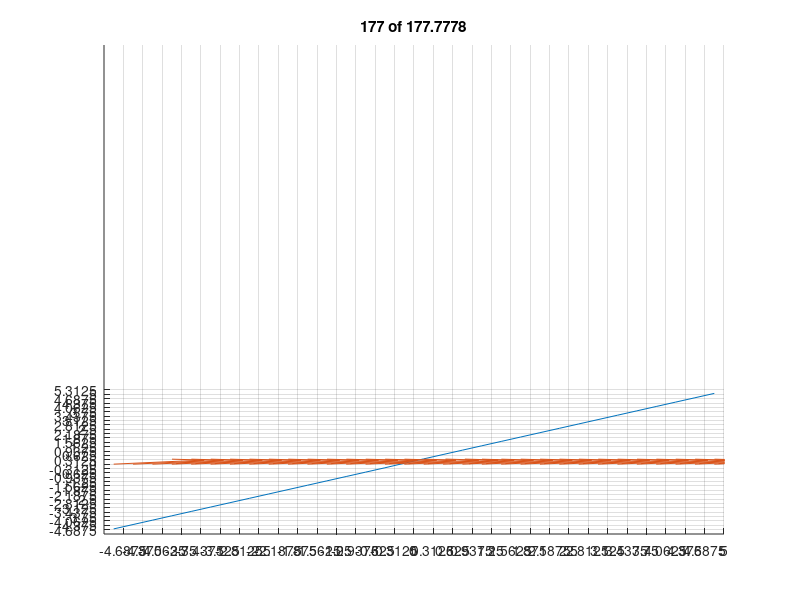

Write MATLAB code to recreate this figure.
N = 32;
seconds = 50;

x = linspace(-5, 5, N + 1);
dx = x(2) - x(1);

X = x;
X = (X(1:end - 1) + X(2:end)) / 2;
phi = (X - 0.4 * dx) .* (X + 6) / 2 + 1;
% phi = (sqrt(X.^2 + Y.^2) - 4);

phi0 = phi;

eps = dx;
dt = 0.9 * dx;
T = seconds / dt;

Interface = zeros(N, N);
interfaceL = [phi(1:end - 1) .* phi(2:end) 1];
interfaceR = [1 phi(2:end) .* phi(1:end - 1)];
Interface = (interfaceL <= 0) | (interfaceR <= 0) ;

S = phi0 ./ (phi0.^2 + eps^2);
Sbool = S;
Sbool(phi < 0) = -1;
Sbool(phi > 0) = 1;
Sbool(phi == 0) = 0;
S = Sbool;

centralDiffX = [0 (phi(3:end) - phi(1:end - 2)) 0];
D = dx * 2 * phi0 ./ abs(centralDiffX);

for t = 0:T
    clf;
    hold on;
    plot(X, phi);
    % axis equal;
    axis([-5 5 -5 30])
    set(gca, 'xtick', -5 + dx:dx:5 + dx);
    set(gca, 'ytick', -5 + dx:dx:5 + dx);
    grid on;

    % view(az, el);
    % surf(X, Y, phi);
    % axis([-5 5 -5 5 -5 5]);

    title([num2str(t) ' of ' num2str(T)])

    gradxdown = -fliplr(diff(fliplr(phi), 1, 2)) / dx;
    gradxup = diff(phi, 1, 2) / dx;

    a = [0 gradxdown];
    b = [gradxup 0];

    positive = max(abs(max(0 * a, a)), abs(min(0 * b, b))) - 1;
    negative = max(abs(min(0 * a, a)), abs(max(0 * b, b))) - 1;

    G = zeros(1, N);
    G(find(phi0 > 0)) = positive(find(phi0 > 0));
    G(find(phi0 < 0)) = negative(find(phi0 < 0));
    G(find(phi0 == 0)) = 0;

    phiNotInterface = phi - dt * S .* G;
    phiInterface = phi - dt / dx * (S .* abs(phi) - D);

    phi(Interface) = phiInterface(Interface);
    phi(~Interface) = phiNotInterface(~Interface);

    aa = max(0 * a, a);
    bb = min(0 * b, b);
    gradxp = max(aa, abs(bb));
    gradxp(gradxp == abs(bb)) = gradxp(gradxp == abs(bb)) .* sign(bb(gradxp == abs(bb)));

    aa = min(0 * a, a);
    bb = max(0 * b, b);
    gradxn = max(abs(a), b);
    gradxn(gradxn == abs(aa)) = gradxn(gradxn == abs(aa)) .* sign(aa(gradxn == abs(aa)));

    gradx = grady = zeros(1, N);
    gradx(phi0 > 0) = gradxp(phi0 > 0);
    gradx(phi0 < 0) = gradxn(phi0 < 0);

    quiver(X, 0*X, gradx, (0 * gradx)+0.2);

    if (t == 0)
        pause
    else
        pause(1/10);
    end

    [az, el] = view();
end
